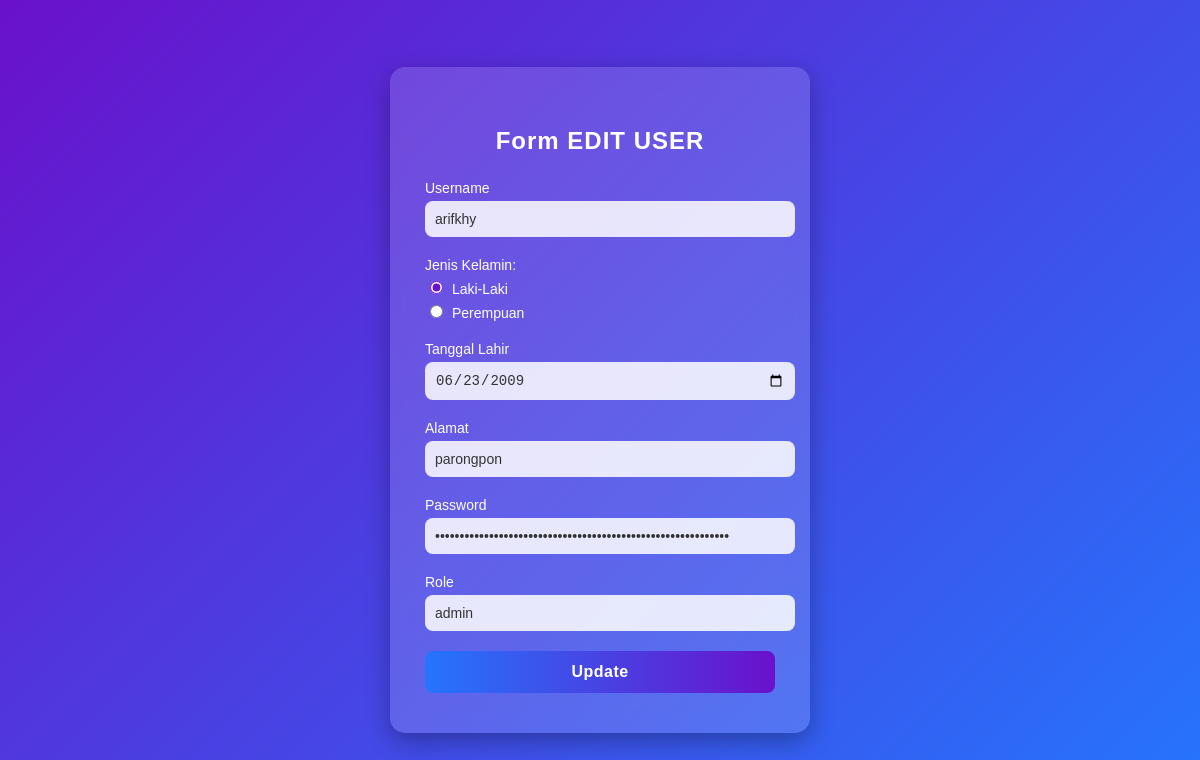
Screenshot of /controllers/control_user.php?aksi=edit&id=1 (signed in) with the database file from the repository.
### tables this page shows
CREATE TABLE `user` (
  `id_user` int(11) NOT NULL,
  `nama_user` varchar(100) NOT NULL,
  `jenis_kelamin` enum('laki-laki','perempuan') NOT NULL,
  `tanggal_lahir` date NOT NULL,
  `alamat` varchar(100) NOT NULL,
  `password` varchar(255) NOT NULL,
  `role` enum('admin','petugas','pembeli') NOT NULL
);

### models/m_koneksi.php (called while the page is built, shortened)
<?php
class m_koneksi {
    private $host = "localhost",
            $username = "root",
            $pass = "",
            $db = "apotek_kece";
    function __construct() {
        $this->koneksi = mysqli_connect($this->host, $this->username, $this->pass, $this->db);
        if ($this->koneksi) {
            return $this->koneksi;
        } else {
            die("Koneksi ke database gagal: " . mysqli_connect_error());
        }
    }
}

### models/m_user.php (called while the page is built, shortened)
<?php
include_once "m_koneksi.php";
class m_user {
    private $koneksi;
    public function __construct() {
        $db = new m_koneksi();
        $this->koneksi = $db->koneksi;
    }
    function tampil_data_by_id($id) {
        $sql = "SELECT * FROM user WHERE id_user = $id";
        $query = mysqli_query($this->koneksi, $sql);
        return mysqli_fetch_object($query);
    }
}
?>

### views/form_edit.php (the view, shortened to what this page needs)
<!DOCTYPE html>
<html lang="id">
<head>
  <link rel="stylesheet" href="../asset/css_edit_user.css">
</head>
<body>
  <div class="register-box">
    <h2>Form EDIT USER</h2>
    <form action="../controllers/control_user.php?aksi=update" method="post">
  <label for="nama_user">Username</label>
  <input type="text" id="nama_user" name="nama_user" value="<?= $users->nama_user ?>" required>
  <label>Jenis Kelamin:</label>
  <div class="radio-group">
    <label>
      <input type="radio" name="jenis_kelamin" value="laki-laki"
        <?= ($users->jenis_kelamin == 'laki-laki') ? 'checked' : ''; ?>> Laki-Laki
    </label>
    <label>
      <input type="radio" name="jenis_kelamin" value="perempuan"
        <?= ($users->jenis_kelamin == 'perempuan') ? 'checked' : ''; ?>> Perempuan
    </label>
  </div>
  <label for="tanggal_lahir">Tanggal Lahir</label>
  <input type="date" id="tanggal_lahir" name="tanggal_lahir" value="<?= $users->tanggal_lahir ?>" required>
  <label for="alamat">Alamat</label>
  <input type="text" id="alamat" name="alamat" value="<?= $users->alamat ?>" required>
  <label for="password">Password</label>
  <input type="password" id="password" name="password" value="<?= $users->password ?>" required>
  <label for="role">Role</label>
  <input type="text" id="role" name="role" value="<?= $users->role ?>" readonly>
  <button type="submit" name="update">Update</button>
</form>
  </div>
</body>
</html>

### asset/css_edit_user.css (style rules this page uses)
body { font-family: 'Poppins', sans-serif; background: linear-gradient(135deg, #6a11cb, #2575fc); height: 100vh; display: flex; justify-content: center; align-items: center; margin: 0; }
.register-box { background: rgba(255, 255, 255, 0.15); backdrop-filter: blur(10px); padding: 40px 35px; border-radius: 15px; box-shadow: 0 8px 25px rgba(0, 0, 0, 0.3); width: 350px; color: #fff; text-align: center; transition: transform 0.3s ease; }
.register-box h2 { margin-bottom: 25px; letter-spacing: 1px; font-weight: 600; }
.register-box label { display: block; text-align: left; margin-bottom: 5px; font-size: 14px; font-weight: 500; }
.register-box input[type="text"], .register-box input[type="date"], .register-box input[type="password"] { width: 100%; padding: 10px; border: none; border-radius: 8px; margin-bottom: 20px; background-color: rgba(255, 255, 255, 0.85); color: #333; font-size: 14px; outline: none; transition: 0.3s; }
.register-box input[type="radio"] { margin-right: 5px; accent-color: #6a11cb; }
.register-box .radio-group { text-align: left; margin-bottom: 20px; font-size: 14px; }
.register-box button { width: 100%; padding: 12px; border: none; background: linear-gradient(90deg, #2575fc, #6a11cb); color: white; font-size: 16px; border-radius: 8px; cursor: pointer; font-weight: bold; letter-spacing: 0.5px; transition: background 0.3s, transform 0.2s; }

### rows the page displays
user: nama_user "arifkhy", jenis_kelamin "☑ Laki-Laki", jenis_kelamin "☐ Perempuan", tanggal_lahir "06/23/2009", alamat "parongpon", role "admin"
